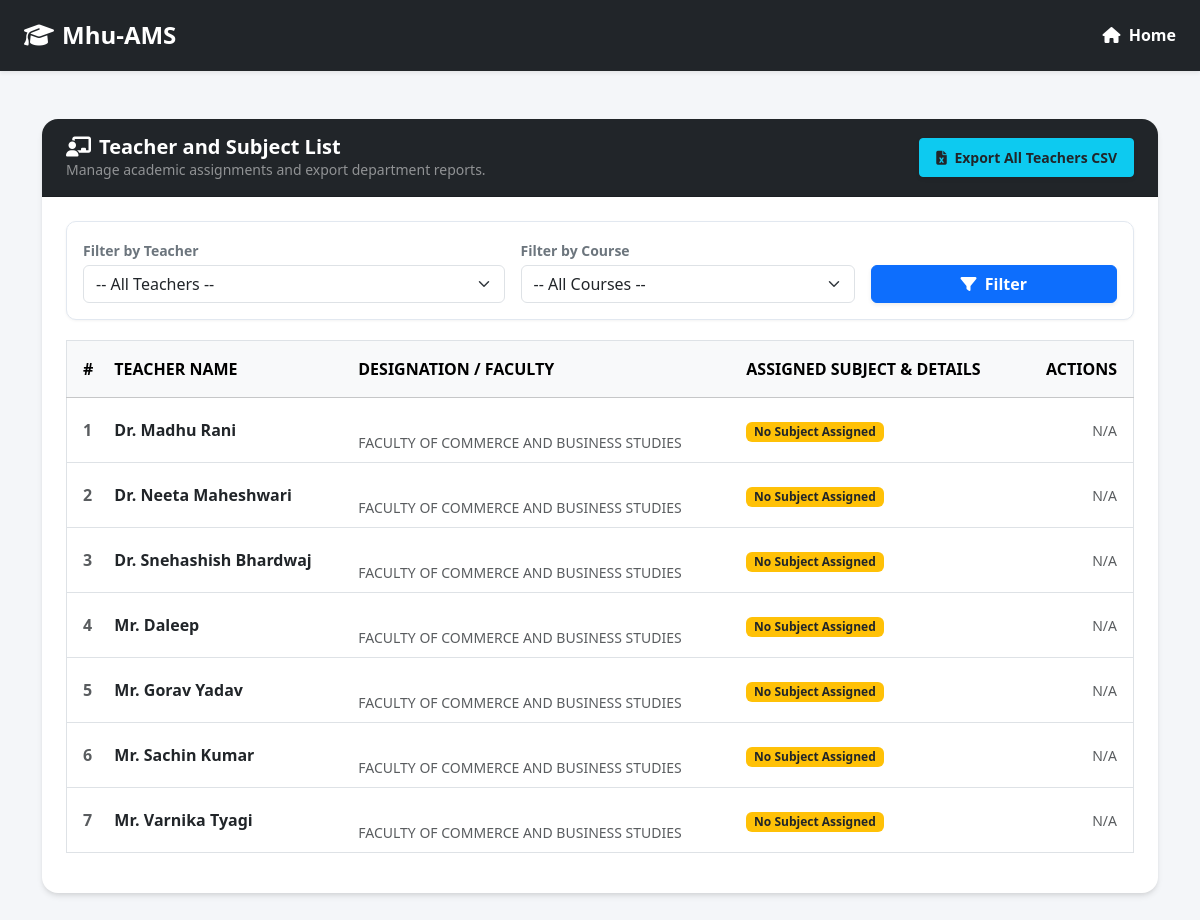
Page /dean/manage_teachers.php on the earlier database version.
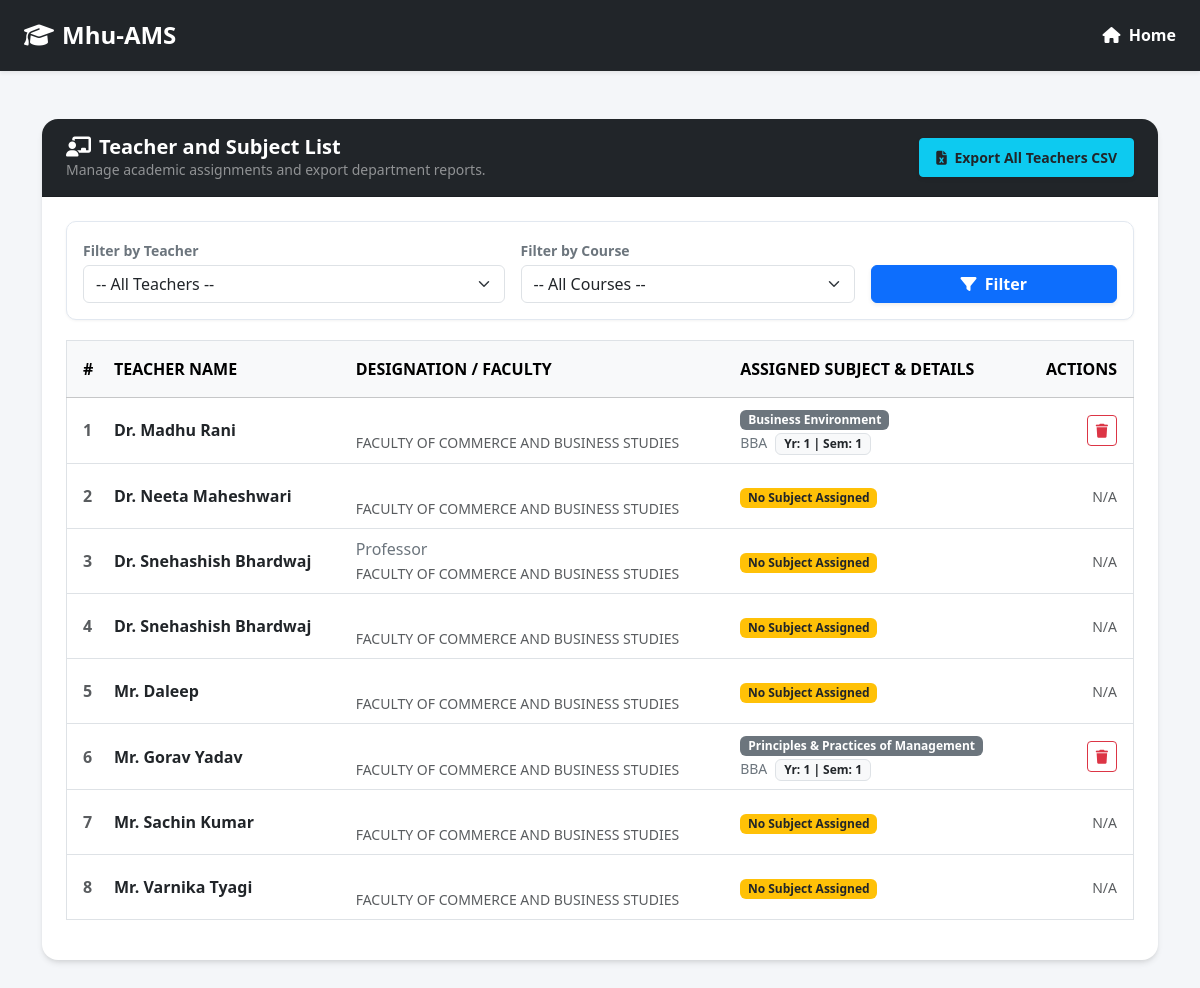
Same page on the later database version.
### tables this page shows
CREATE TABLE `teachers` (
  `id` int(11) NOT NULL,
  `name` varchar(255) NOT NULL,
  `faculty_id` int(11) DEFAULT NULL,
  `faculty` varchar(255) NOT NULL,
  `number` int(13) NOT NULL,
  `designation` varchar(66) NOT NULL
);

CREATE TABLE `subjected_teacher` (
  `id` int(11) NOT NULL,
  `teacher_id` int(11) NOT NULL,
  `sub_id` int(11) NOT NULL,
  `teacher_name` varchar(255) NOT NULL,
  `subject_name` varchar(255) NOT NULL,
  `course_name` varchar(255) NOT NULL,
  `year` int(11) NOT NULL,
  `semester` int(11) NOT NULL,
  `subject_code` varchar(66) NOT NULL
);

### dean/manage_teachers.php (the view, shortened to what the changed rows need)
<?php
include "../db_connect.php";
$where_clause = "WHERE 1=1";
?>
<!doctype html>
<html lang="en" data-bs-theme="light">
    <head>
        <link
            href="https://cdn.jsdelivr.net/npm/bootstrap@5.3.8/dist/css/bootstrap.min.css"
            rel="stylesheet"
        />
        <link rel="stylesheet" href="https://cdnjs.cloudflare.com/ajax/libs/font-awesome/6.5.1/css/all.min.css">
    </head>
    <body>
        <main class="container my-5">
            <div class="row">
                <div class="col-md-12">
                    <div class="card rounded-4 overflow-hidden">
                        <div class="card-body p-4">
                            <div class="table-responsive">
                                <table class="table table-hover align-middle border">
                                    <thead class="table-light text-uppercase fs-7">
                                        <tr>
                                            <th class="py-3 ps-3">#</th>
                                            <th class="py-3">Teacher Name</th>
                                            <th class="py-3">Designation / Faculty</th>
                                            <th class="py-3">Assigned Subject & Details</th>
                                            <th class="py-3 text-end pe-3">Actions</th>
                                        </tr>
                                    </thead>
                                    <tbody>
                                        <?php
                                        $teachers_query = "SELECT t.*, st.id as assignment_id, st.subject_name, st.course_name, st.year, st.semester
                                                           FROM teachers t
                                                           LEFT JOIN subjected_teacher st ON t.id = st.teacher_id
                                                           $where_clause
                                                           ORDER BY t.name ASC";
                                        $teachers_res = mysqli_query($conn, $teachers_query);
                                        if (mysqli_num_rows($teachers_res) > 0) {
                                            $counter = 1;
                                            while ($row = mysqli_fetch_assoc($teachers_res)) {
                                                echo '<tr>';
                                                echo '<td class="ps-3 text-muted fw-semibold">' . $counter++ . '</td>';
                                                echo '<td class="fw-semibold text-dark">' . htmlspecialchars($row['name']) . '</td>';
                                                echo '<td><span class="text-secondary">' . htmlspecialchars($row['designation'] ?? '-') . '</span><br><small class="text-muted">' . htmlspecialchars($row['faculty'] ?? '') . '</small></td>';
                                                if (!empty($row['subject_name'])) {
                                                    echo '<td>
                                                            <span class="badge bg-secondary px-2 py-1">' . htmlspecialchars($row['subject_name']) . '</span><br>
                                                            <span class="text-secondary small">' . htmlspecialchars($row['course_name']) . '</span>
                                                            <span class="badge bg-light text-dark border ms-1">Yr: ' . $row['year'] . ' | Sem: ' . $row['semester'] . '</span>
                                                          </td>';
                                                    echo '<td class="text-end pe-3">
                                                            <a href="?delete=' . $row['assignment_id'] . '" class="btn btn-sm btn-outline-danger px-2 py-1" onclick="return confirm(\'Are you sure you want to delete this assignment mapping?\');" title="Delete Assignment"><i class="fa-solid fa-trash"></i></a>
                                                          </td>';
                                                } else {
                                                    echo '<td><span class="badge bg-warning text-dark">No Subject Assigned</span></td>';
                                                    echo '<td class="text-end pe-3"><span class="text-muted small">N/A</span></td>';
                                                }
                                                echo '</tr>';
                                            }
                                        } else {
                                            echo '<tr><td colspan="5" class="text-center text-muted py-5"><div class="py-3"><i class="fa-solid fa-folder-open fs-2 text-black-50 mb-2"></i><p class="mb-0">No teachers found matching your filters.</p></div></td></tr>';
                                        }
                                        ?>
                                    </tbody>
                                </table>
                            </div>
                        </div>
                    </div>
                </div>
            </div>
        </main>
    </body>
</html>

Differences in the rows shown:
no longer on this page (row unchanged): teachers: name "Dr. Madhu Rani", faculty "FACULTY OF COMMERCE AND BUSINESS STUDIES", shows "No Subject Assigned"
no longer on this page (row unchanged): teachers: name "Mr. Gorav Yadav", faculty "FACULTY OF COMMERCE AND BUSINESS STUDIES", shows "No Subject Assigned"
added subjected_teacher: teacher.name "Dr. Madhu Rani", teacher.faculty "FACULTY OF COMMERCE AND BUSINESS STUDIES", subject_name "Business Environment", course_name "BBA", year "1", semester "1"
added teachers: name "Dr. Snehashish Bhardwaj", designation "Professor", faculty "FACULTY OF COMMERCE AND BUSINESS STUDIES", shows "No Subject Assigned"
added subjected_teacher: teacher.name "Mr. Gorav Yadav", teacher.faculty "FACULTY OF COMMERCE AND BUSINESS STUDIES", subject_name "Principles & Practices of Management", course_name "BBA", year "1", semester "1"
